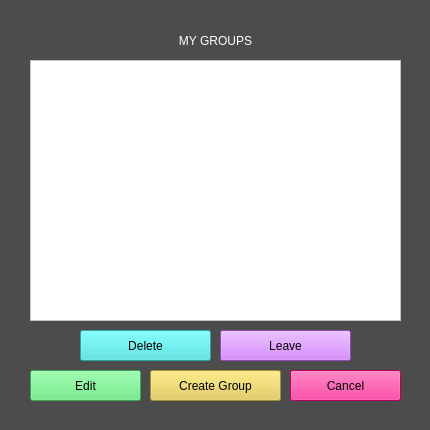
<?xml version="1.0" encoding="UTF-8"?>
<ui version="4.0">
 <class>manage_groups</class>
 <widget class="QWidget" name="manage_groups">
  <property name="geometry">
   <rect>
    <x>0</x>
    <y>0</y>
    <width>430</width>
    <height>430</height>
   </rect>
  </property>
  <property name="windowTitle">
   <string>Manage Groups</string>
  </property>
  <property name="styleSheet">
   <string notr="true">background-color: rgb(76, 76, 76);
font: 12pt &quot;Courier&quot;;</string>
  </property>
  <widget class="QLabel" name="title">
   <property name="geometry">
    <rect>
     <x>150</x>
     <y>30</y>
     <width>131</width>
     <height>21</height>
    </rect>
   </property>
   <property name="styleSheet">
    <string notr="true">color: rgb(255, 255, 255);
font: 17pt &quot;Courier&quot;;</string>
   </property>
   <property name="text">
    <string>MY GROUPS</string>
   </property>
   <property name="alignment">
    <set>Qt::AlignCenter</set>
   </property>
  </widget>
  <widget class="QPushButton" name="create_new_group">
   <property name="geometry">
    <rect>
     <x>150</x>
     <y>370</y>
     <width>131</width>
     <height>31</height>
    </rect>
   </property>
   <property name="styleSheet">
    <string notr="true">font: 13pt &quot;Courier&quot;;
background-color: rgb(227, 201, 69);</string>
   </property>
   <property name="text">
    <string>Create Group</string>
   </property>
  </widget>
  <widget class="QPushButton" name="back_button">
   <property name="geometry">
    <rect>
     <x>290</x>
     <y>370</y>
     <width>111</width>
     <height>31</height>
    </rect>
   </property>
   <property name="styleSheet">
    <string notr="true">font: 13pt &quot;Courier&quot;;
background-color: rgb(255, 0, 128);</string>
   </property>
   <property name="text">
    <string>Cancel</string>
   </property>
  </widget>
  <widget class="QPushButton" name="delete_group">
   <property name="geometry">
    <rect>
     <x>80</x>
     <y>330</y>
     <width>131</width>
     <height>31</height>
    </rect>
   </property>
   <property name="styleSheet">
    <string notr="true">font: 13pt &quot;Courier&quot;;
background-color: rgb(61, 229, 229);</string>
   </property>
   <property name="text">
    <string>Delete</string>
   </property>
  </widget>
  <widget class="QPushButton" name="edit_group">
   <property name="geometry">
    <rect>
     <x>30</x>
     <y>370</y>
     <width>111</width>
     <height>31</height>
    </rect>
   </property>
   <property name="styleSheet">
    <string notr="true">font: 13pt &quot;Courier&quot;;
background-color: rgb(86, 231, 115);</string>
   </property>
   <property name="text">
    <string>Edit</string>
   </property>
  </widget>
  <widget class="QPushButton" name="leave_group">
   <property name="geometry">
    <rect>
     <x>220</x>
     <y>330</y>
     <width>131</width>
     <height>31</height>
    </rect>
   </property>
   <property name="styleSheet">
    <string notr="true">font: 13pt &quot;Courier&quot;;
background-color: rgb(204, 102, 255);</string>
   </property>
   <property name="text">
    <string>Leave</string>
   </property>
  </widget>
  <widget class="QListWidget" name="list_groups">
   <property name="geometry">
    <rect>
     <x>30</x>
     <y>60</y>
     <width>371</width>
     <height>261</height>
    </rect>
   </property>
   <property name="styleSheet">
    <string notr="true">background-color: rgb(255, 255, 255);</string>
   </property>
  </widget>
 </widget>
 <layoutdefault spacing="6" margin="11"/>
 <resources/>
 <connections/>
</ui>
